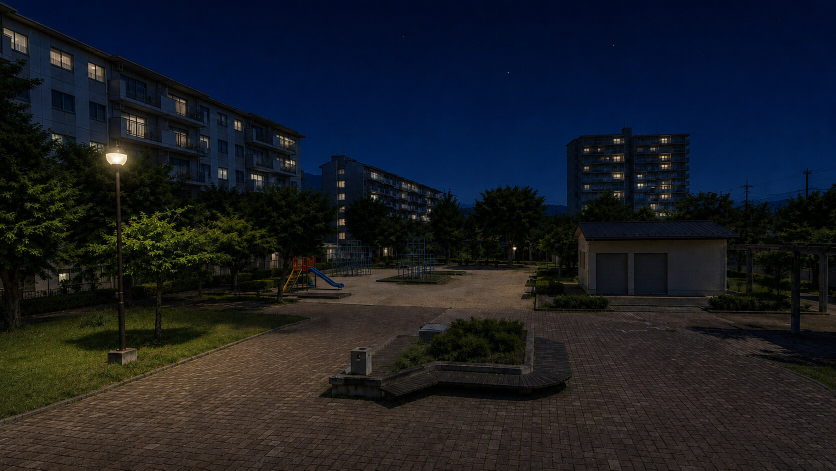
#> input picture assets/plates/BG-danchi-night.jpg, 1672 x 941 px (shown at 1/2 size); its folder holds only this picture in this run
$ python -i render_material_preview.py   (imports and definitions only)
#> lines starting #> are read from the running program, lines starting #| are printed output that depends on the picture
"""Actual GLB material preview; never an image-generated substitute or Unity evidence.
All triangles and node transforms are submitted; no face budget or geometry skipping.
Dependencies: numpy, trimesh, Pillow, numba. CPU depth/shadow buffers, supersampling.
This is a diagnostic material renderer: analytic sky, no scene reflections/refraction,
no GI, no calibrated engine parity. Existing GLB geometry/UV/topology stay unchanged.
"""
from __future__ import annotations
import argparse, copy, hashlib, json, math
from pathlib import Path
import numpy as np
import trimesh
from PIL import Image, ImageDraw, ImageFont
from numba import njit
from numba.typed import List as TextureList

DEFAULT_PALETTE = {
 'PaintedFiberCement': [0.79,0.76,0.68],
 'AnodizedAluminum': [0.66,0.68,0.68],
 'DarkAluminum': [0.30,0.31,0.30],
 'ClearGlass': [0.46,0.59,0.62],
 'WarmWhitePowderCoat': [0.84,0.83,0.76],
 'PaintedMetal': [0.69,0.70,0.66],
 'PipeCoverPVC': [0.78,0.77,0.69],
 'DrainHosePVC': [0.73,0.73,0.66],
 'SleevePVC': [0.69,0.69,0.63],
 'InsulationGray': [0.55,0.56,0.54],
 'GrayPVC': [0.61,0.63,0.61],
 'WeatheredConcrete': [0.58,0.56,0.52],
 'WaterproofCoating': [0.47,0.49,0.47],
 'CementMortar': [0.54,0.52,0.47],
 'PowderCoatedSteel': [0.24,0.23,0.21],
 'PowderCoatedAluminum': [0.57,0.59,0.57],
}

def unit(x):
 x=np.asarray(x,float); return x/np.linalg.norm(x)

# [34 lines left out: functions geometry_digest, colorize, not called in this run]

def flatten(scene,texture_size=2048):
 V=[];F=[];N=[];UV=[];MI=[];TEX=[];NM=[];props=[];mats=[];offset=0;cache={}
 for node in scene.graph.nodes_geometry:
  transform,name=scene.graph[node];g=scene.geometry[name];m=getattr(g.visual,'material',None)
  if m is None:raise ValueError('Missing material '+name)
  # Deduplicate by actual texture values, not by name only.
  factor=getattr(m,'baseColorFactor',None)
  factor=np.ones(4) if factor is None else np.asarray(factor,float)/255.
  bc=m.baseColorTexture
  rm=m.metallicRoughnessTexture
  norm=m.normalTexture
  sizes=[im.size for im in (bc,rm,norm) if im is not None]
  tw,th=max(sizes,key=lambda s:s[0]*s[1]) if sizes else (8,8)
  scale=min(1.,texture_size/max(tw,th));tw=max(1,int(tw*scale));th=max(1,int(th*scale))
  if bc is None:
   arr=np.ones((th,tw,4),dtype=np.float32)*factor
  else:
   arr=np.asarray(bc.convert('RGBA').resize((tw,th),Image.Resampling.BILINEAR),dtype=np.float32)/255.*factor
  metallic=1. if m.metallicFactor is None else m.metallicFactor
  rough=1. if m.roughnessFactor is None else m.roughnessFactor
  if rm is None:mr=np.zeros((th,tw,3),dtype=np.float32);mr[:,:,1]=rough;mr[:,:,2]=metallic
  else:
   mr=np.asarray(rm.convert('RGB').resize((tw,th),Image.Resampling.BILINEAR),dtype=np.float32)/255.
   mr[:,:,1]*=rough;mr[:,:,2]*=metallic
  if norm is None:nr=np.zeros((th,tw,3),dtype=np.float32);nr[:]=[.5,.5,1.]
  else:nr=np.asarray(norm.convert('RGB').resize((tw,th),Image.Resampling.BILINEAR),dtype=np.float32)/255.
  tex=np.concatenate([arr[:,:,:3],mr[:,:,1:3]],axis=2).astype(np.float32)
  key=hashlib.sha256(str((tw,th)).encode()+tex.tobytes()+nr.tobytes()).hexdigest()
  if key not in cache:
   cache[key]=len(TEX);TEX.append(tex);NM.append(nr)
   props.append([1. if m.doubleSided else 0.,float(norm is not None),1. if m.name=='ClearGlass' else 0.])
   mats.append({'name':m.name,'meanBaseColorSRGB':arr[:,:,:3].mean((0,1)).tolist(),'metallicMean':float(mr[:,:,2].mean()),'roughnessMean':float(mr[:,:,1].mean()),'normalMap':norm is not None,'sampledTextureSize':[tw,th]})
  idx=cache[key]
  pts=trimesh.transform_points(g.vertices,transform)
  normals=g.vertex_normals@np.linalg.inv(transform[:3,:3]);normals/=np.maximum(np.linalg.norm(normals,axis=1)[:,None],1e-12)
  faces=g.faces.copy()
  if np.linalg.det(transform[:3,:3])<0:faces=faces[:,::-1]
  uv=getattr(g.visual,'uv',None)
  if uv is None:uv=np.zeros((len(pts),2))
  V.append(pts);F.append(faces+offset);N.append(normals);UV.append(uv);MI.append(np.full(len(faces),idx,np.int32));offset+=len(pts)
 # Preserve native map detail without expanding every 128 px material to 2048 px.
 return (np.vstack(V),np.vstack(F).astype(np.int32),np.vstack(N),np.vstack(UV),np.concatenate(MI),TextureList(TEX),TextureList(NM),np.asarray(props),mats)

# [30 lines left out: functions fill_depth, sample, not called in this run]

@njit(cache=True)
def srgb2linear(x):
 return x/12.92 if x<=.04045 else ((x+.055)/1.055)**2.4
@njit(cache=True)
def linear2srgb(x):
 return 12.92*x if x<=.0031308 else 1.055*x**(1/2.4)-.055

# [71 lines left out: function shade, not called in this run]

def basis(azimuth,elevation):
 a,e=np.radians([azimuth,elevation]);f=np.array([math.sin(a)*math.cos(e),math.sin(e),math.cos(a)*math.cos(e)])
 r=unit(np.cross([0,1,0],f));up=unit(np.cross(f,r));return np.stack([r,up,f],axis=1)

# [30 lines left out: functions projected, render, not called in this run]

# [6 lines not run here, left out]

>>> import cv2
>>> picture = cv2.imread('../../assets/plates/BG-danchi-night.jpg', cv2.IMREAD_GRAYSCALE)
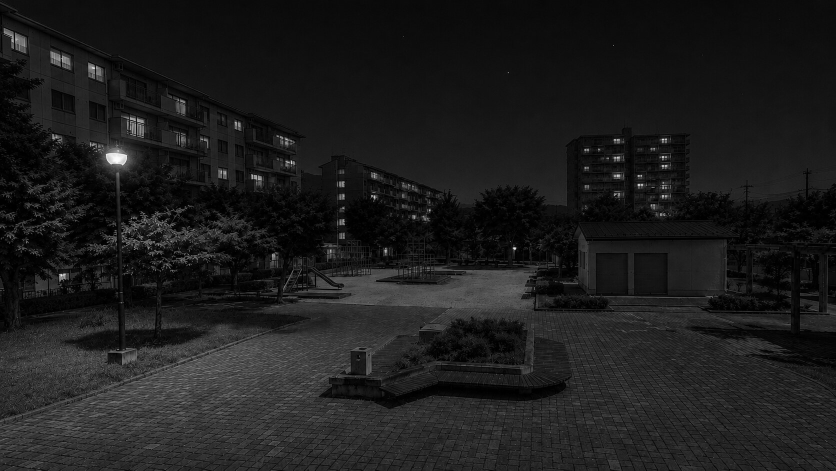
#> picture: shape (941, 1672) (shown at 1/2 size); min 0, max 255, mean 28.8
>>> result = flatten(picture)
#> after the loop in flatten, `for node in scene.graph.nodes_geometry:`: F = []; cache = 0 items; mats = []; offset = 0; props = []
#> (the run stopped early here; a loop or call above may not have finished)

$ run again, on assets/plates/BG-park-night.jpg
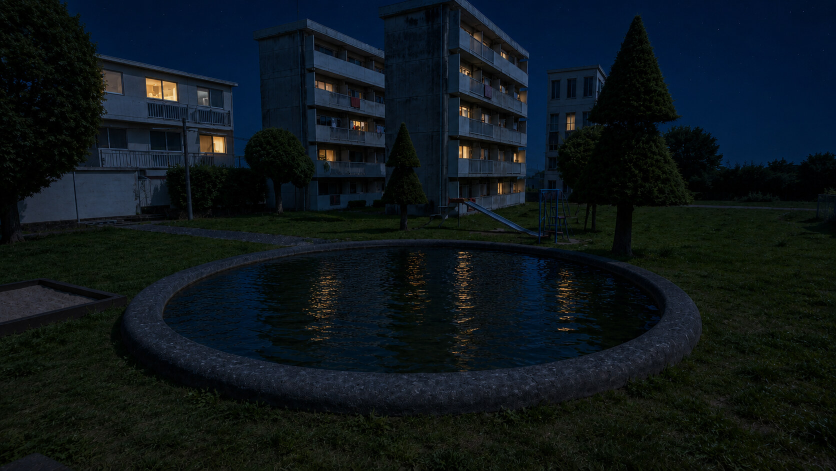
#> input picture assets/plates/BG-park-night.jpg, 1672 x 941 px (shown at 1/2 size)
#> `picture = cv2.imread('../../assets/plates/BG-danchi-night.jpg', cv2.IM..`:
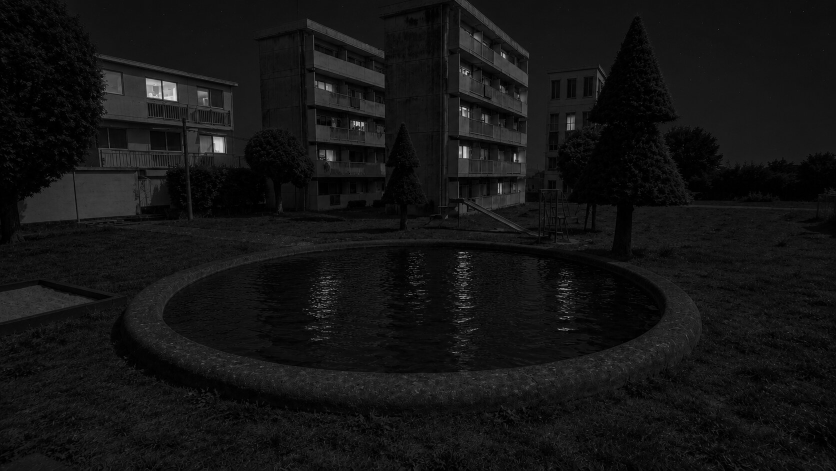
#> picture: shape (941, 1672) (shown at 1/2 size); min 0, max 239, mean 20
#> after the loop in flatten, `for node in scene.graph.nodes_geometry:`: F = []; cache = 0 items; mats = []; offset = 0; props = []
